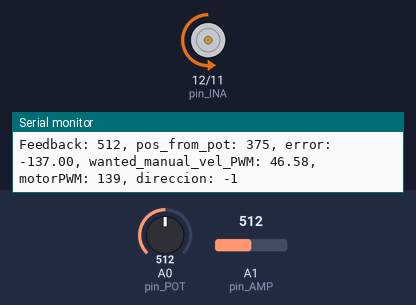
Recording of a sketch running on a simulated Arduino Uno, built with avr-gcc and run on an emulated ATmega328P. On the bench: motor-driver pin pairs drawn as motors (green arrow = first pin HIGH = forward, orange = second pin HIGH = backward, longer = more drive, scaled by the enable pin), the last lines printed to the serial monitor. Inputs (shaded band) come from the test bench; at power-on: A0 (pin_POT) = 512, A1 (pin_AMP) = 512. EEPROM starts erased.

Above: at 1.6 s.
1.7 s: A0 (pin_POT) set to 610
At 2.4 s:
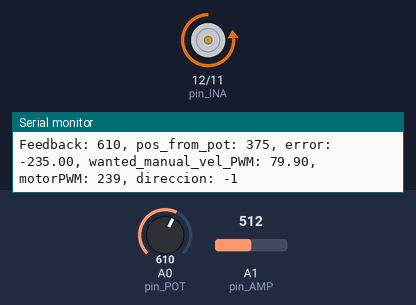
3.2 s: A1 (pin_AMP) set to 900
At 3.7 s:
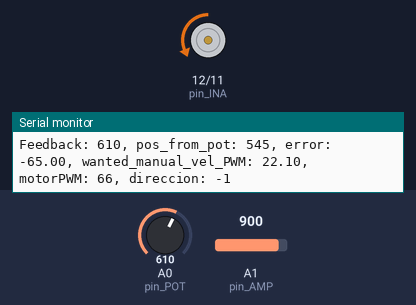
4.7 s: A0 (pin_POT) set to 568
At 5.8 s:
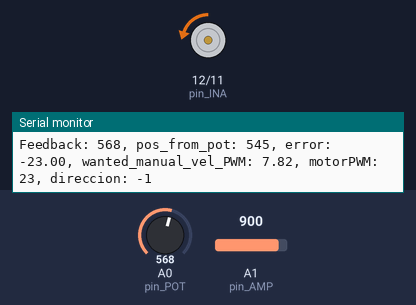
6.2 s: A0 (pin_POT) set to 537
At 7.1 s:
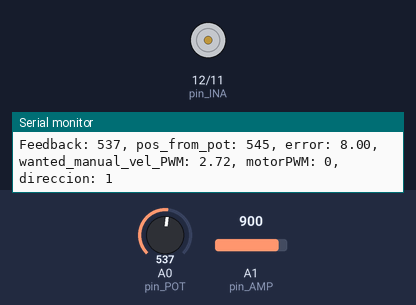
7.7 s: A1 (pin_AMP) set to 1023
At 8.1 s:
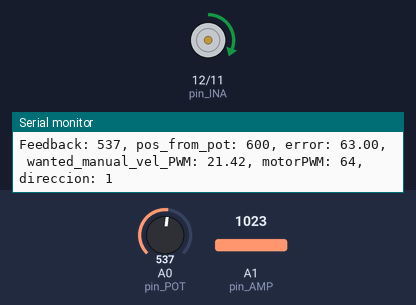
9.2 s: A0 (pin_POT) set to 511
At 10.4 s:
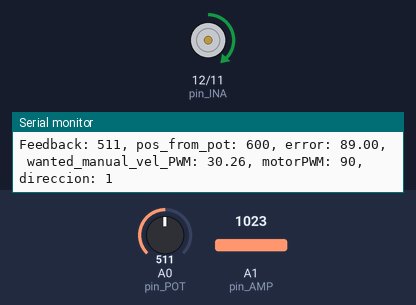
Timing chart, 0 to 11.7 s (numbered marks = the images above; inputs shaded):
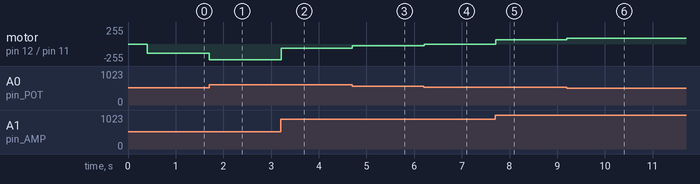

Measured:
- after the input at 1.7 s, motor on pin 12 (pin_INA) / pin 11 (pin_INB): backward 139/255 → backward 239/255 at once
- after the input at 3.2 s, motor on pin 12 (pin_INA) / pin 11 (pin_INB): backward 239/255 → backward 66/255 at once
- after the input at 4.7 s, motor on pin 12 (pin_INA) / pin 11 (pin_INB): backward 66/255 → backward 23/255 at once
- after the input at 6.2 s, motor on pin 12 (pin_INA) / pin 11 (pin_INB): backward 23/255 → stopped at once
- after the input at 7.7 s, motor on pin 12 (pin_INA) / pin 11 (pin_INB): stopped → forward 64/255 at once
- after the input at 9.2 s, motor on pin 12 (pin_INA) / pin 11 (pin_INB): forward 64/255 → forward 90/255 at once

The sketch:

prueba_mov_manual.ino
```cpp
/* prueba_mov_manual
   Código para probar mover el motor siguiendo el movimiento
   de uno de los potenciómetros del pánel.
   Por: Luis Alberto Rivera
*/

#define BOARD  0  // 0 - Nano, 1 - Uno
#define MOTION_EN 1 // 0 - no se mueve el motor, 1 - sí se mueve

#define profile_length 250
#define cycleTime 10      // milisec
#define MAX_VEL_CENTRADO  23

#define pressure_sensor_available 0 // 1 - you have installed an I2C pressure sensor
#define DELTA_TELE_MONITOR 23 // Para que no se despliegue tantas veces, y no siempre
                              // se desplieguen los mismos índices.

#define KP 0.3      // motion control propportional gain 0.2
#define KI 4        // motion control integral gain 2
#define integral_limit 5    // limits the integral of error

#define PWM_max 85
#define PWM_min (-PWM_max)
#define PWM_THR 20    // Umbral

#define invert_mot 0  // Cuidado con esto. Ver nota en el documento de Consideraciones

#include <EEPROM.h>

// Rango del feedback
// 0 <= min_arm_pos < max_arm_pos <= 1023
unsigned int min_arm_pos = 150, max_arm_pos = 600;  // 180, 900
unsigned int comp_pot_low = 0, comp_pot_high = 1023;  // 180, 900

#if pressure_sensor_available == 1
//MS5803 sparkfumPress(ADDRESS_HIGH);
Adafruit_MPRLS adafruitPress(-1, -1);  // valores por defecto
#endif

#if BOARD == 0 // Arduino Nano y Nano chino
  #define pin_PWM  3   // digital pin that sends the PWM to the motor
  #define pin_INA 12   // Para el driver
  #define pin_INB 11   // Para el driver
  #define pin_POT A0   // analog pin of motion feedback potentiometer
  #define pin_AMP A1   // analog pin of amplitude potentiometer control
  #define pin_FRQ A2   // analog pin of rate potentiometer control
  #define pin_PRE A3   // analog pin of pressure potentiometer control
#endif

#if BOARD == 1  // Arduino Uno
  #define pin_PWM PD3    // digital pin that sends the PWM to the motor
  #define pin_INA PD2    // Para el driver
  #define pin_INB PD4    // Para el driver
  #define pin_POT A0   // analog pin of motion feedback potentiometer
  #define pin_AMP A1   // analog pin of amplitude potentiometer control
  #define pin_FRQ A2   // analog pin of rate potentiometer control
  #define pin_PRE A3   // analog pin of pressure potentiometer control
#endif

int index = 0, manual_index = 0, vel_actual = 0;
int A_pot, prevA_pot, A_amplitude = 80, prev_A_amplitude, A_freq;
int motorPWM;
int breath_cycle_time;
int pos_from_pot;
int pressure_abs, pressure_baseline, pressure;
byte BPM, wanted_cycle_time = cycleTime, insp_pressure;
unsigned long lastIndex, lastTele, last_read_pres;
float wanted_manual_vel_PWM;
float wanted_pos, range, range_factor, integral, error, prev_error;

int direcc;

void setup()
{
  // put your setup code here, to run once:
  pinMode(pin_INA, OUTPUT);
  pinMode(pin_INB, OUTPUT);
  pinMode(pin_PWM, OUTPUT);
  Serial.begin(115200);

  int pos_inicial = analogRead(pin_POT);
  if(pos_inicial > max_arm_pos)
    pos_inicial = max_arm_pos;
  if(pos_inicial < min_arm_pos)
    pos_inicial = min_arm_pos;

#if pressure_sensor_available == 1
  adafruitPress.begin();
  pressure_baseline = adafruitPress.readPressure();
#endif

  // Para empezar en el índice adecuado, según la posición del motor
//  manual_index = map(pos_inicial, min_arm_pos, max_arm_pos, 0, profile_length-1);

  EEPROM.put(4, min_arm_pos);
  delay(200);
  EEPROM.put(8, max_arm_pos);
  delay(200);

}

void loop()
{
  read_IO();    // Read status of User Interface, act accordingly

  if(millis() - lastIndex >= wanted_cycle_time)  // wait for the cycle time
  {
    lastIndex = millis();  // last start of cycle time

    set_pos_vel_with_pot();

    if(millis() - lastTele >= DELTA_TELE_MONITOR)  // esperar para mostrar telemetry
    {
      lastTele = millis();  // last time telemetry was displayed
      print_tele();
    }
  }
}

void read_IO()
{
  // Pot conectado al motor
//  A_pot = 1023 - analogRead(pin_POT);
  A_pot = analogRead(pin_POT);

#if pressure_sensor_available == 1
  if(millis() - last_read_pres > 100)
  {
    last_read_pres = millis();

    pressure = int(adafruitPress.readPressure());
    pressure_abs = pressure - pressure_baseline;

    if(pressure_abs < 0)
      pressure_abs = 0;
  }
#endif
}

//---------------- CONTROL ----------------------------------------------
void set_pos_vel_with_pot()
{
  int pot_temp = analogRead(pin_AMP);
  pot_temp = constrain(pot_temp, comp_pot_low, comp_pot_high);

//  pos_from_pot = map(analogRead(pin_AMP), 0, 1023, min_arm_pos, max_arm_pos);
//  pos_from_pot = map(analogRead(pin_AMP), comp_pot_low, comp_pot_high, min_arm_pos, max_arm_pos);
  pos_from_pot = map(pot_temp, comp_pot_low, comp_pot_high, min_arm_pos, max_arm_pos);

  wanted_pos = float(pos_from_pot);

  prev_error = error;
  error = wanted_pos - 1*float(A_pot);

  integral = error*float(wanted_cycle_time)/1000;

  if(integral > integral_limit)
    integral = integral_limit;

  if(integral < -integral_limit)
    integral = -integral_limit;

  // PI correction
  wanted_manual_vel_PWM = KP*error + KI*integral;

  // reduce speed for longer cycles
  wanted_manual_vel_PWM = wanted_manual_vel_PWM*float(cycleTime)/float(wanted_cycle_time);

  if(invert_mot)
    wanted_manual_vel_PWM = -wanted_manual_vel_PWM;

//  if(curr_sense)
//  {
//    if(A_current > max_allowed_current)
//      wanted_manual_vel_PWM = 0;
//  }

  if(wanted_manual_vel_PWM > PWM_max)
    wanted_manual_vel_PWM = PWM_max;  // limit PWM

  if(wanted_manual_vel_PWM < PWM_min)
    wanted_manual_vel_PWM = PWM_min;  // limit PWM

// Set PWM through the REV Robotics SPARK Motor driver. Values between 0 and 180 ---
//  motorPWM = PWM_mid + int(wanted_manual_vel_PWM);
//  motor.write(motorPWM);

// Set PWM through the VNH5019A-E driver. Values between 0 and 255 ---
  if(wanted_manual_vel_PWM < 0)
  {
    digitalWrite(pin_INA, LOW);
    digitalWrite(pin_INB, HIGH);
    wanted_manual_vel_PWM = -wanted_manual_vel_PWM;
    direcc = -1;
  }
  else
  {
    digitalWrite(pin_INA, HIGH);
    digitalWrite(pin_INB, LOW);
    direcc = 1;
  }

  motorPWM = (int)(wanted_manual_vel_PWM*255.0/PWM_max);  // set between 0 and 255

  if(motorPWM < PWM_THR)
    motorPWM = 0;

  analogWrite(pin_PWM, MOTION_EN*motorPWM);
}

void print_tele()
{
  Serial.print("Feedback: ");          Serial.print(A_pot);
  Serial.print(", pos_from_pot: ");    Serial.print(pos_from_pot);
  //Serial.print(", pos_from_pot: ");    Serial.print(analogRead(pin_AMP));

  Serial.print(", error: ");           Serial.print(error);
  Serial.print(", wanted_manual_vel_PWM: ");  Serial.print(wanted_manual_vel_PWM);
  Serial.print(", motorPWM: ");        Serial.print(motorPWM);
  Serial.print(", direccion: ");        Serial.println(direcc);

#if pressure_sensor_available == 1
  Serial.print("pressure baseline: ");  Serial.print(pressure_baseline);
  Serial.print(",   pressure: ");       Serial.print(pressure);
  Serial.print(",   pressure_abs: ");   Serial.println(pressure_abs);
#endif
  Serial.println("");
}
```
